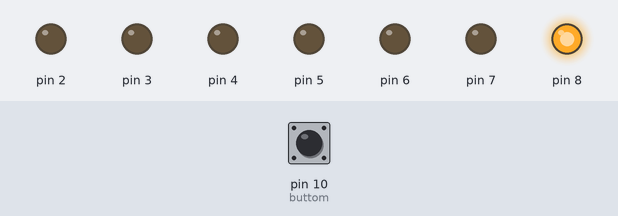
A sketch run on a simulated Arduino Uno, built with avr-gcc and run on an emulated ATmega328P. Parts: output pins drawn as LEDs (lit = HIGH). Inputs (shaded band) come from the test bench; at power-on: pin 10 (buttom) LOW.

Above: at 1.2 s.
1.3 s: pin 10 (buttom) pulled HIGH for 1 s
At 3.3 s:
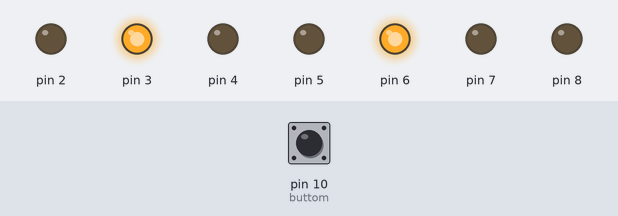
3.8 s: pin 10 (buttom) pulled HIGH for 0.15 s
At 4.6 s:
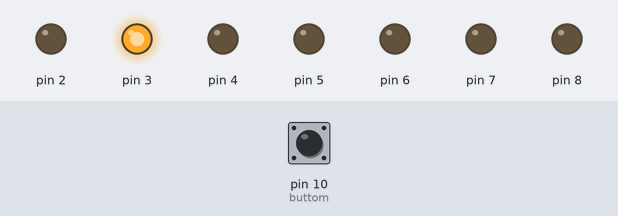
5.5 s: pin 10 (buttom) pulled HIGH for 0.15 s
At 6.9 s:
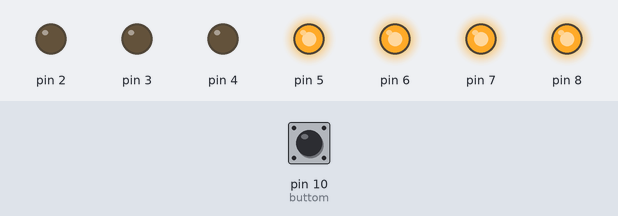
7.2 s: pin 10 (buttom) pulled HIGH for 3.2 s
At 11.8 s:
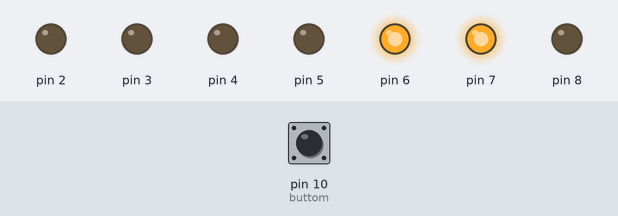
Timing chart, 0 to 12.9 s (numbered marks = the images above; inputs shaded):
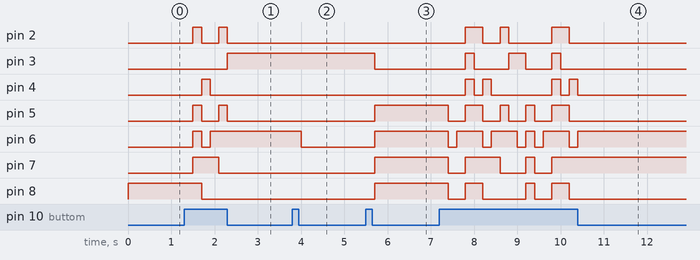

The sketch:

arduino_7segment_display_with_buttom.ino
```cpp
int buttom=10;
int k=0;
void setup()
{
    for (int i=2;i<=8;i++)
    {
        pinMode(i, OUTPUT);
    }
    pinMode(buttom, INPUT);
    printnumber(0);
}
void loop()
{
    int value=digitalRead(buttom);

    if (value==HIGH)
    {
        k=k+1;
      while (value==0);
      delay(200);
        printnumber(k);
        if (k==10)
        {
            k=0;
        }
    }
}
void printnumber(int j)
{
  if (j==0)
  {
  digitalWrite(2, LOW);
  digitalWrite(3, LOW);
  digitalWrite(4, LOW);
  digitalWrite(5, LOW);
  digitalWrite(6, LOW);
  digitalWrite(7, LOW);
  digitalWrite(8, HIGH);
  }
  else if (j==1)
  {
     digitalWrite(2, HIGH);
  digitalWrite(3, LOW);
  digitalWrite(4, LOW);
  digitalWrite(5, HIGH);
  digitalWrite(6, HIGH);
  digitalWrite(7, HIGH);
  digitalWrite(8, HIGH);
  }
  else if (j==2)
  {
    digitalWrite(2, LOW);
  digitalWrite(3, LOW);
  digitalWrite(4, HIGH);
  digitalWrite(5, LOW);
  digitalWrite(6, LOW);
  digitalWrite(7, HIGH);
  digitalWrite(8, LOW);

  }
  else if (j==3)
  {
     digitalWrite(2, LOW);
  digitalWrite(3, LOW);
  digitalWrite(4, LOW);
  digitalWrite(5, LOW);
  digitalWrite(6, HIGH);
  digitalWrite(7, HIGH);
  digitalWrite(8, LOW);
  }
  else if (j==4)
  {
      digitalWrite(2, HIGH);
  digitalWrite(3, LOW);
  digitalWrite(4, LOW);
  digitalWrite(5, HIGH);
  digitalWrite(6, HIGH);
  digitalWrite(7, LOW);
  digitalWrite(8, LOW);
  }
  else if (j==5)
  {
     digitalWrite(2, LOW);
  digitalWrite(3, HIGH);
  digitalWrite(4, LOW);
  digitalWrite(5, LOW);
  digitalWrite(6, HIGH);
  digitalWrite(7, LOW);
  digitalWrite(8, LOW);
  }
  else if (j==6)
  {
     digitalWrite(2, LOW);
  digitalWrite(3, HIGH);
  digitalWrite(4, LOW);
  digitalWrite(5, LOW);
  digitalWrite(6, LOW);
  digitalWrite(7, LOW);
  digitalWrite(8, LOW);
  }
  else if (j==7)
  {
      digitalWrite(2, LOW);
  digitalWrite(3, LOW);
  digitalWrite(4, LOW);
  digitalWrite(5, HIGH);
  digitalWrite(6, HIGH);
  digitalWrite(7, HIGH);
  digitalWrite(8, HIGH);
  }
  else if (j==8)
  {
     digitalWrite(2, LOW);
  digitalWrite(3, LOW);
  digitalWrite(4, LOW);
  digitalWrite(5, LOW);
  digitalWrite(6, LOW);
  digitalWrite(7, LOW);
  digitalWrite(8, LOW);
  }
  else if (j==9)
  {
      digitalWrite(2, LOW);
  digitalWrite(3, LOW);
  digitalWrite(4, LOW);
  digitalWrite(5, LOW);
  digitalWrite(6, HIGH);
  digitalWrite(7, LOW);
  digitalWrite(8, LOW);
  }
  else
  {
     digitalWrite(2, HIGH);
  digitalWrite(3, HIGH);
  digitalWrite(4, HIGH);
  digitalWrite(5, HIGH);
  digitalWrite(6, HIGH);
  digitalWrite(7, HIGH);
  digitalWrite(8, HIGH);
  }
}
```

Measured:
- after the input at 1.3 s, pin 2, pin 5: alternates HIGH for 0.20 s and LOW for 0.40 s, 4 changes in all, then stays LOW, starting after 0.20 s; pin 3: LOW → HIGH after 1.0 s; pin 4: LOW → HIGH after 0.40 s, → LOW 0.20 s later; pin 6: LOW → HIGH after 0.20 s, → LOW 0.20 s later, → HIGH 0.20 s later; pin 7: LOW → HIGH after 0.20 s, → LOW 0.60 s later
- after the input at 3.8 s, pin 6: HIGH → LOW after 0.20 s
- after the input at 5.5 s, pin 3: HIGH → LOW after 0.20 s; pin 5–8: LOW → HIGH after 0.20 s
- after the input at 7.2 s, pin 2: goes HIGH 0.40 s, LOW 0.40 s, HIGH 0.20 s, LOW 1.0 s, HIGH 0.40 s, then LOW, starting after 0.60 s; pin 3: goes HIGH 0.20 s, LOW 0.80 s, HIGH 0.40 s, LOW 0.60 s, HIGH 0.20 s, then LOW, starting after 0.60 s
